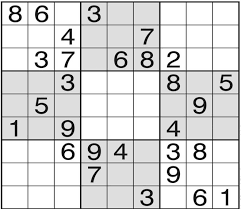
#> input picture Notebooks/Antonio Marinho/sudoku.png, 241 x 209 px
$ jupyter execute Sobel.ipynb   (shell and % lines are left out)   (older library calls are emulated)
#> lines starting #> are read from the running program, lines starting #| are printed output that depends on the picture
# Filtros espaciais- Sobel
Antonio Marinho

### importando bibliotecas

[cell 1]
import cv2
import numpy as np
from matplotlib import pyplot as plt

[cell 2]
img = cv2.imread('sudoku.png',0)
#> img is the input picture: shape (209, 241); min 0, max 255, mean 214.4

Exemplos de matrizes que serão mutiplicadas pela imagem

$$
GY = \left[
\begin{array}{ccc}
1 & 2 & 1  \\
0 & 0 & 0 \\
1 & 2 & 1
\end{array}
\right]
$$

$$
GX = \left[
\begin{array}{ccc}
-1 & 0 & 1  \\
-2 & 0 & 2 \\
-1 & 0 & 1
\end{array}
\right]
$$

[cell 3]
sobelx = cv2.Sobel(img,cv2.CV_64F,1,0,ksize=5)
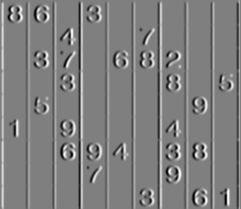
#> sobelx: shape (209, 241) float64; min -12240, max 12235, mean 28.2; drawn with min black and max white
sobely = cv2.Sobel(img,cv2.CV_64F,0,1,ksize=5)
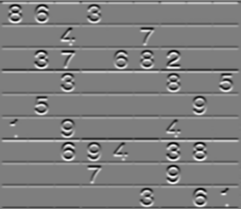
#> sobely: shape (209, 241) float64; min -11279, max 11527, mean 10.4; drawn with min black and max white

### Exibindo imagem com o filtro Sobel  X

[cell 4]
plt.subplot(1,2,1),plt.imshow(img,cmap = 'gray')
plt.title('Original'), plt.xticks([]), plt.yticks([])
plt.subplot(1,2,2),plt.imshow(sobelx,cmap = 'gray')
plt.title('Sobel X'), plt.xticks([]), plt.yticks([])

plt.show()
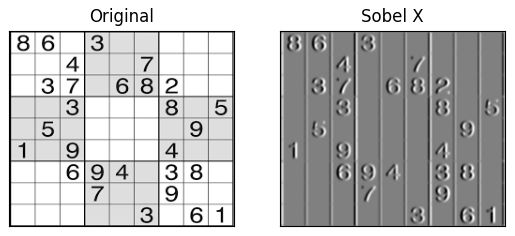
#> figure drawn by matplotlib, 2 panels

### Exibindo imagem com o filtro Sobel  Y

[cell 5]
plt.subplot(1,2,1),plt.imshow(img,cmap = 'gray')
plt.title('Original'), plt.xticks([]), plt.yticks([])
plt.subplot(1,2,2),plt.imshow(sobely,cmap = 'gray')
plt.title('Sobel Y'), plt.xticks([]), plt.yticks([])

plt.show()
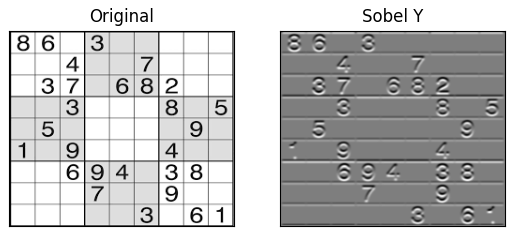
#> figure drawn by matplotlib, 2 panels
